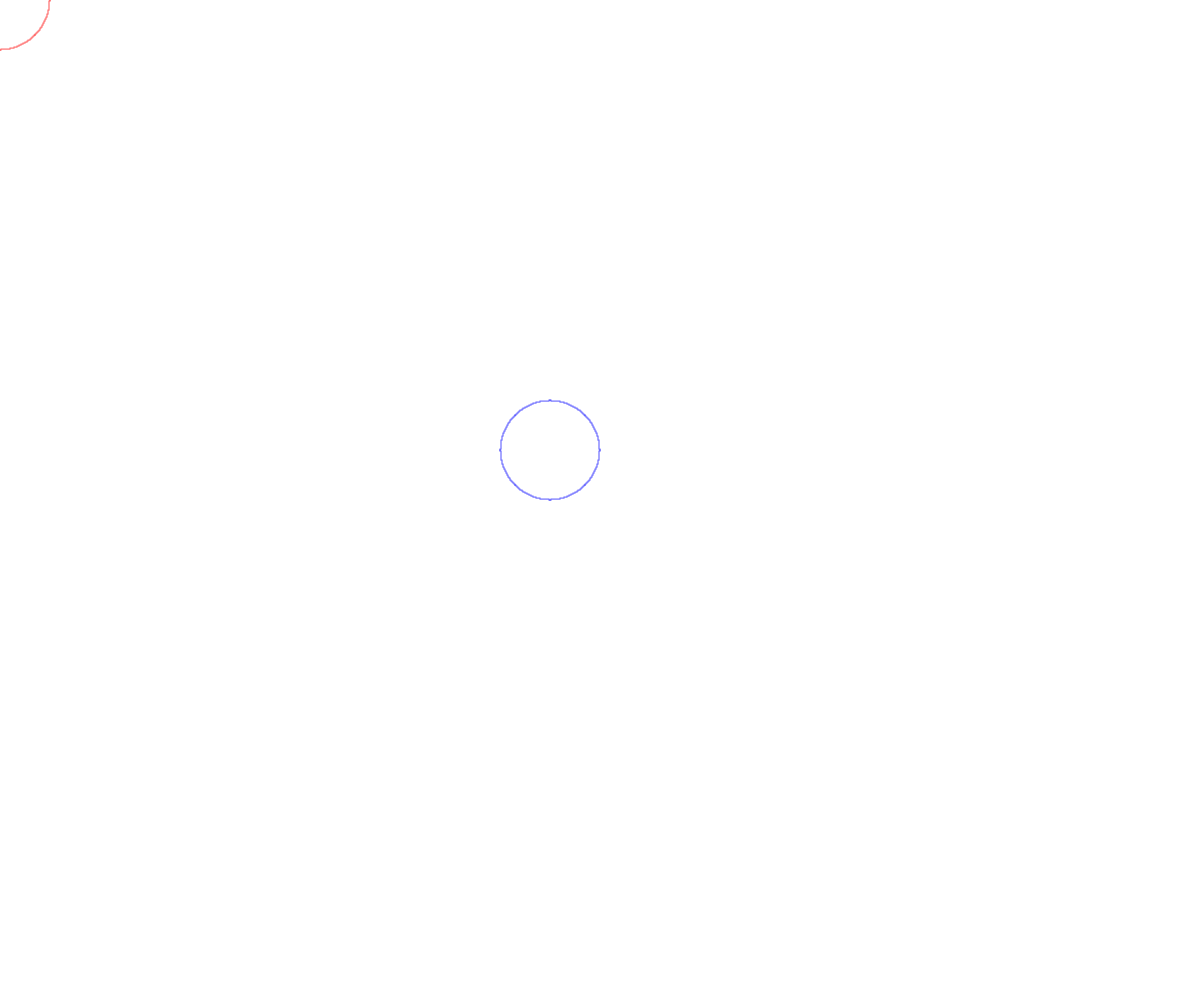
Frame 1 (no input)
Frame 60 (no input): identical to frame 1, image omitted
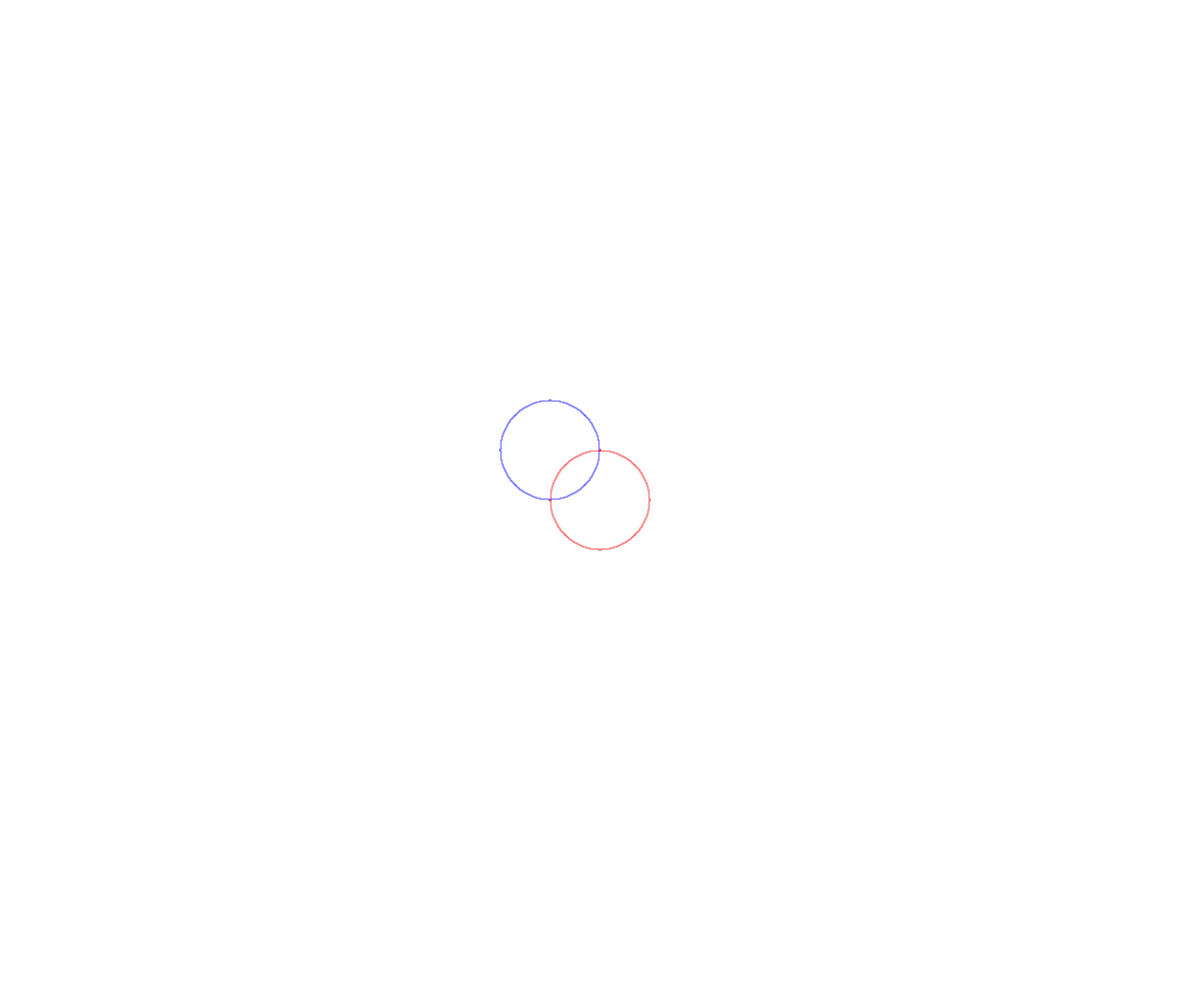
Frame 120 (the mouse pressed at the canvas centre since frame 60)

The p5.js sketch that drew these frames (run headless with seeded random() and noise() and a simulated clock; from frame 60 on, the mouse is pressed at the canvas centre):

// p5.js sketch
// ── sketch.js
let c1;
let c2;

function setup() {
  createCanvas(windowWidth, windowHeight);
}

function draw() {
  background(255);

  c1 = new Circulo(width/2 - 50, height/2 - 50, 50);
  c2 = new Circulo(mouseX, mouseY, 50);

  stroke(0,0,255);
  c1.draw();
  stroke(255,0,0);
  c2.draw();

}
// ── circulo.js
class Circulo{
  constructor(xC,yC,r){
      this.xC = xC;
      this.yC = yC;
      this.r = r;
  }

  draw() {
    let x = this.r;
    let y = 0;
    let dif = 0;
  
    while (x >= y) {
      point(this.xC + x, this.yC + y);
      point(this.xC + y, this.yC + x);
      point(this.xC - y, this.yC + x);
      point(this.xC - x, this.yC + y);
      point(this.xC - x, this.yC - y);
      point(this.xC - y, this.yC - x);
      point(this.xC + y, this.yC - x);
      point(this.xC + x, this.yC - y);
  
      if (dif <= 0) {
        y++;
        dif += 2 * y + 1;
      } else {
        x--;
        dif -= 2 * x + 1;
      }
    }
  }
}    
